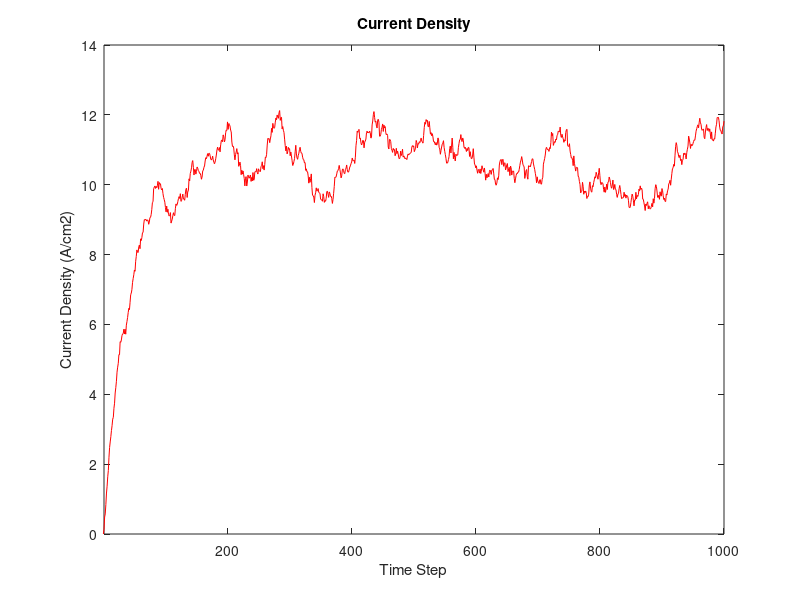

This figure's MATLAB source:
clear
clc

% Variables
global C

C.m0 = 9.11e-31;         % rest mass of electron
C.mn = 0.26*C.m0;        % effective mass of electron
C.k = 1.381e-23;         % Boltzmann constant
C.q = 1.6023e-19;         % charge of electron

width = 200e-9;          % width of region
height = 100e-9;         % height of region
T = 300;                 % temperature
v_th = sqrt((C.k * T )/ C.mn); % thermal velocity
tau_mn = 0.2e-12;       % mean time between collisions
lambda = v_th * tau_mn; % mean free path
voltage_x = 0.1;        % applied voltage in x
voltage_y = 0;          % applied voltage in y
time_interval = 5e-15;  % time between steps in seconds

n = 1000;             % number of electrons simulated
steps = 1000;         % number of steps simulated

% Electron Simulation
% Vector Setup
electrons_x = rand(1, n)*width;
electrons_y = rand(1, n)*height;
electrons_vx = (v_th/sqrt(2)).*randn(1, n);
electrons_vy = (v_th/sqrt(2)).*randn(1, n);

new_electrons_x = zeros(1, n);
new_electrons_y = zeros(1, n);
old_z = 0;
old_temperature = 300;
old_current_density = 0;

% Scattering Setup
p_scat = 1-exp(-time_interval/tau_mn);

% Temperature Distribution Setup
temperature_matrix = zeros(11, 11);

% Electric Field Setup/Calculation
electric_field_x = voltage_x/width;
electric_field_y = voltage_y/height;
fprintf('We can rearrange the equation V = E/d to calculate E\n');
fprintf('Vx = %3.3d, d = %3.3d\n', voltage_x, width);
fprintf('Vy = %3.3d, d = %3.3d\n', voltage_y, height);
fprintf('The electric field on the electrons in the x direction is %3.3dV/m\n', electric_field_x);
fprintf('The electric field on the electrons in the y direction is %3.3dV/m\n\n', electric_field_y);

% Electric Field Force Calculation
force_x = electric_field_x*C.q;
force_y = electric_field_y*C.q;
fprintf('We can calculate the force on each electron with the equation F = E*q\n');
fprintf('Ex = %3.3d, q = %3.3d\n', electric_field_x, C.q);
fprintf('Ey = %3.3d, q = %3.3d\n', electric_field_y, C.q);
fprintf('The force on each electron in the x direction is %3.3dN\n', force_x);
fprintf('The force on each electron in the y direction is %3.3dN\n\n', force_y);

% Acceleration of each electron
acceleration_x = force_x/C.mn;
acceleration_y = force_y/C.mn;
fprintf('We can rearrange the equation F = m*a to calculate F\n');
fprintf('Fx = %3.3d, m = %3.3d\n', force_x, C.mn);
fprintf('Fy = %3.3d, m = %3.3d\n', force_y, C.mn);
fprintf('The acceleration on the electrons in the x direction is %3.3dm/s2\n', acceleration_x);
fprintf('The acceleration on the electrons in the y direction is %3.3dm/s2\n\n', acceleration_y);

% Electron Drift Current Density/Average Carrier Velocity
concentration = 1e15;
concentration_m2 = concentration/1e-4;

figure(2)
clf

for z = 1:steps
    % Check for random scattering
    a=rand(1, n);
    electrons_vx(a<p_scat) = (v_th/sqrt(2))*randn(1, length(electrons_vx(a<p_scat))); 
    electrons_vy(a<p_scat) = (v_th/sqrt(2))*randn(1, length(electrons_vx(a<p_scat))); 
    
    % Update velocity of each electron
    electrons_vx = electrons_vx + time_interval*acceleration_x;
    electrons_vy = electrons_vy + time_interval*acceleration_y;
    
    % New X&Y position calculations
    new_electrons_x = electrons_x + time_interval*electrons_vx;
    new_electrons_y = electrons_y + time_interval*electrons_vy;

    % Check for BCs
    index = new_electrons_x>width;
    new_electrons_x(index) = new_electrons_x(index) - width;
    electrons_x(index) = electrons_x(index) - width;
    
    index = new_electrons_x<0;
    new_electrons_x(index) = new_electrons_x(index) + width;
    electrons_x(index) = electrons_x(index) + width;
    
    index = new_electrons_y>height;
    electrons_vy(index) = -electrons_vy(index);
    
    index = new_electrons_y<0;
    electrons_vy(index) = -electrons_vy(index);
        
    % Electron Drift Current Density
    drift_velocity = mean(electrons_vx);
    current_density = C.q*concentration*drift_velocity;
    
    % Plotting Current Density
    plot([old_z z], [old_current_density current_density], 'r');
    title('Current Density');
    xlabel('Time Step'); ylabel('Current Density (A/cm2)');
    xlim([1 steps]);
    hold on;

    pause(0.01);
    
    % Update electron coordinates
    electrons_x = new_electrons_x;
    electrons_y = new_electrons_y;
    old_z = z;
    old_current_density = current_density;
    fprintf('Step #%3d (%4.1f Complete)\n', z, (z/steps)*100);
end